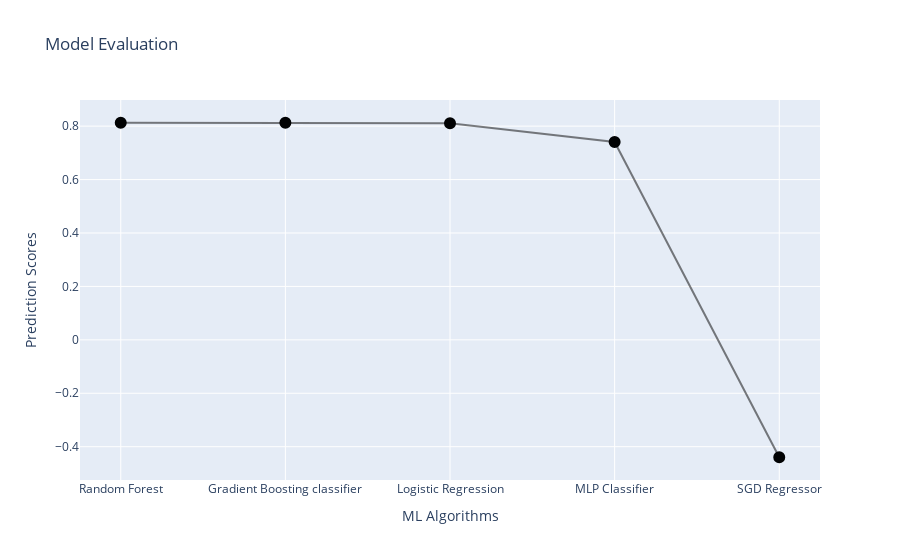

Write notebook code for a chart like this one.
### Code cell
df_best_scores
import plotly.graph_objects as go
from plotly.offline import init_notebook_mode, iplot
#create traces
fig = go.Figure()
trace1 = go.Scatter(
    x = df_best_scores['Model'],
    y= df_best_scores['best_score'],
    name='Algorithm Name',
    marker =dict(color='rgba(0,0,0,0.5)',
               line =dict(color='rgb(1,2,3)',width=6)),
                text=df_best_scores.Model
)
data = [trace1]

layout = go.Layout(barmode = "group",
                  xaxis= dict(title= 'ML Algorithms',ticklen= 5,zeroline= False),
              yaxis= dict(title= 'Prediction Scores',ticklen= 5,zeroline= False),
              title=go.layout.Title(text="Model Evaluation")
              )

fig = go.Figure(data = data, layout = layout)
# iplot(fig)
fig.show()

### Figure 1 — Plotly figure (JSON) as saved in the notebook; plotly's stock layout.template omitted (floating-point values rounded to 4 significant figures)
{"data": [{"marker": {"color": "rgba(0,0,0,0.5)", "line": {"color": "rgb(1,2,3)", "width": 6}}, "name": "Algorithm Name", "text": ["Random Forest", "Gradient Boosting classifier", "Logistic Regression", "MLP Classifier", "SGD Regressor"], "type": "scatter", "x": ["Random Forest", "Gradient Boosting classifier", "Logistic Regression", "MLP Classifier", "SGD Regressor"], "y": [0.8127, 0.8123, 0.8109, 0.7408, -0.4394]}], "layout": {"barmode": "group", "title": {"text": "Model Evaluation"}, "xaxis": {"ticklen": 5, "title": {"text": "ML Algorithms"}, "zeroline": false}, "yaxis": {"ticklen": 5, "title": {"text": "Prediction Scores"}, "zeroline": false}}}
